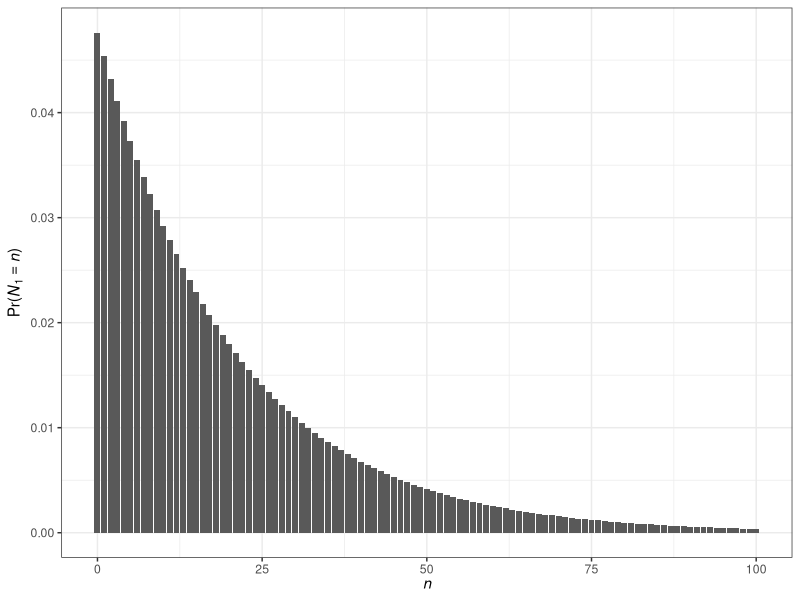
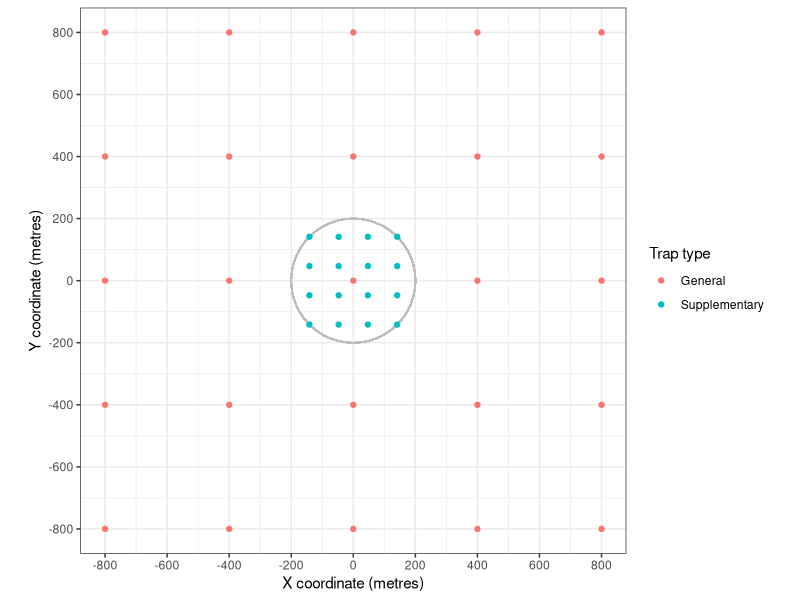

These charts were generated, in order, by the following R code:
## ---- chunk 1
library(ggplot2)
library(ggforce)
theme_set(theme_bw())
## ---- chunk 2
g = 1/20
init_pmf = function(n, g) g / (1+g)^(n+1)

x = 0:100

df = data.frame(x = x, y = init_pmf(x, g))

ggplot(df) +
  geom_bar(stat = 'identity', aes(x, y)) +
  xlab(bquote(italic(n))) +
  ylab(bquote('Pr('*italic(N)[1] == italic(n)*')'))

# Prior probability that they're already eradicated
## ---- chunk 3

grid_size = 4
general_grid_1d = seq(-grid_size / 2, grid_size / 2) * 400
general_grid = expand.grid(general_grid_1d, general_grid_1d)
general_traps = as.matrix(general_grid)

d = 200 / sqrt(2)
supp_grid_1d = seq(-d, d, length.out = 4)
supp_traps = expand.grid(supp_grid_1d, supp_grid_1d)
all_traps = rbind(general_traps, supp_traps)

supp_indicator = rep(c('General', 'Supplementary'), c(nrow(general_traps), nrow(supp_traps)))
traps_df = data.frame(all_traps, factor(supp_indicator, c('Yes', 'No')))

# Plot of traps
ggplot(traps_df) +
  geom_circle(aes(x0=0, y0=0, r=200), colour = 'grey') +
  geom_point(aes(Var1, Var2, col=supp_indicator)) +
  coord_fixed() +
  xlab('X coordinate (metres)') +
  ylab('Y coordinate (metres)') +
  labs(col = 'Trap type') +
  scale_x_continuous(breaks = (-4:4)*200) +
  scale_y_continuous(breaks = (-4:4)*200) 
